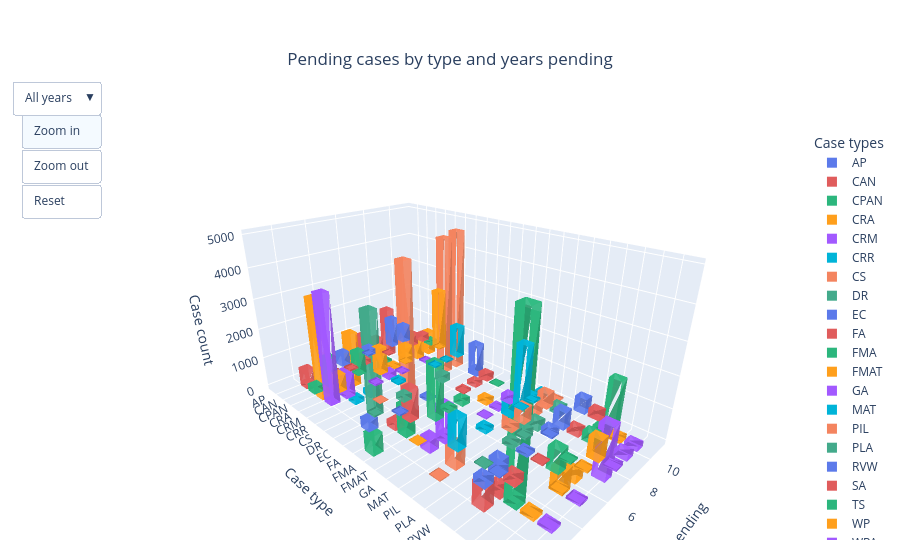

This figure's notebook cell:
### Code cell
generate_interactive_3d_plot(df)
